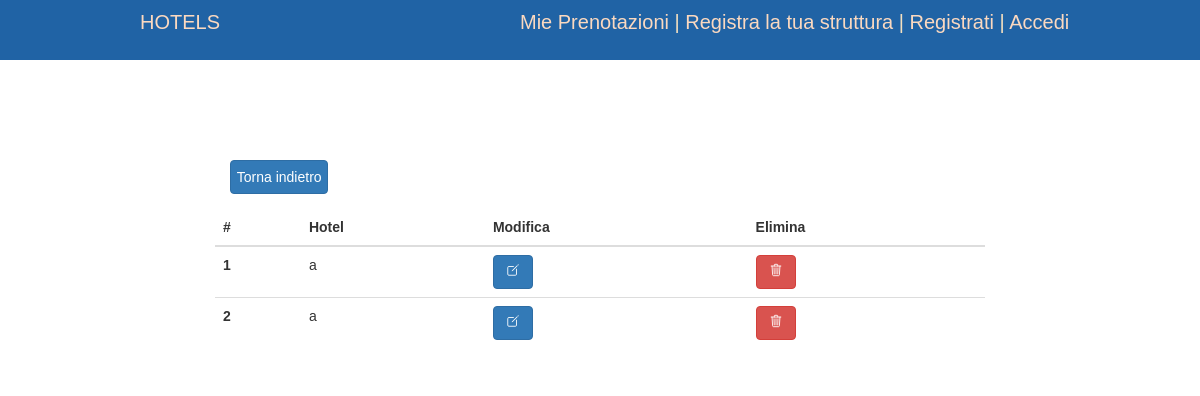
The page /hotel/list on the database as committed earlier.
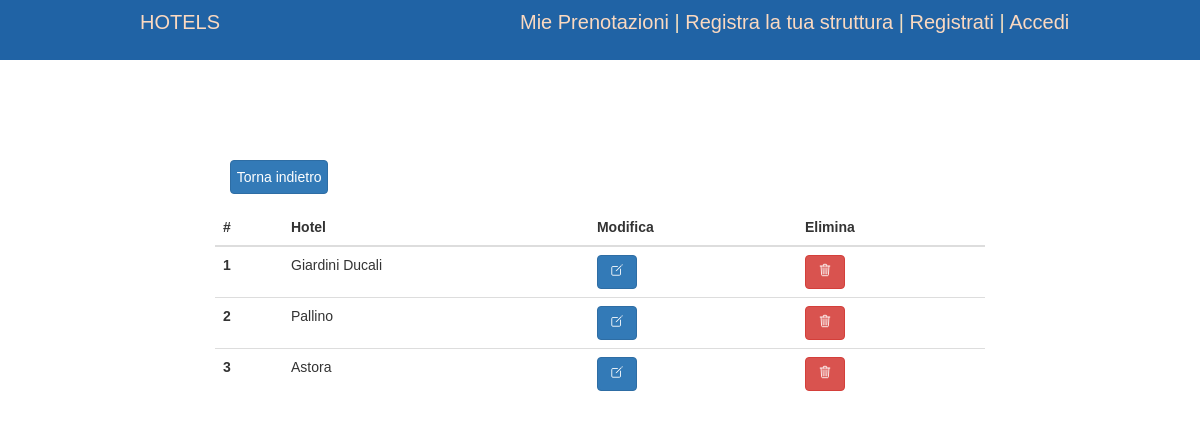
The same page on the database as committed later.
### hotel/models.py (models this page shows)
class Hotel(models.Model):
    name      = models.TextField()
    IVA       = models.TextField()
    street    = models.TextField()
    stars     = models.DecimalField(max_digits=1, decimal_places=0)
    cost      = models.DecimalField(max_digits=1000000, decimal_places=2)
    rooms     = models.DecimalField(max_digits=1000, decimal_places=0)
    free_time = models.TextField()
    CAP       = models.DecimalField(max_digits=5, decimal_places=0)
    city      = models.TextField()

### hotel/views.py (the view)
# urls.py: path('hotel/list', hotel_list),
def hotel_list(request):
    obj = Hotel.objects.all()
    context = { "objects": obj }
    return render(request, "hotel_list.html", context)

### hotel/templates/hotel_list.html
{% extends 'base.html' %}
{% block header%}
{% include 'blue_navbar.html' %}
{% endblock%}
{% block content%}
  <div class="container register-width">
    <div class='col-lg-2'>
      <a href="/hotel" id="btn" class="btn btn-md btn-primary light-bottom-margin center-icon">Torna indietro</a>
    </div>
    <table class="table">
      <thead>
        <tr>
          <th scope="col">#</th>
          <th scope="col">Hotel</th>
          <th scope="col">Modifica</th>
          <th scope="col">Elimina</th>
        </tr>
      </thead>
      <tbody>
          {% for item in objects %}
          <tr>
            <th scope="row">{{ forloop.counter }}</th>
            <td>{{ item.name }}</td>
            <td>
              <a href="/struttura/{{ item.id }}" id="btn" class="btn btn-md btn-primary">
                <ion-icon name="create-outline"></ion-icon>
              </a>
            </td>
            <td>
              <a href="delete/{{ item.id }}" id="btn" class="btn btn-md btn-danger">
                <ion-icon name="trash-outline"></ion-icon>
              </a>
            </td>
          </tr>
          {% endfor%}
        </tbody>
      </table>
  </div>
{% endblock %}

Rows that differ between the two databases and show on the page:
removed Hotel: name "a"
removed Hotel: name "a"
added Hotel: name "Giardini Ducali"
added Hotel: name "Pallino"
added Hotel: name "Astora"
